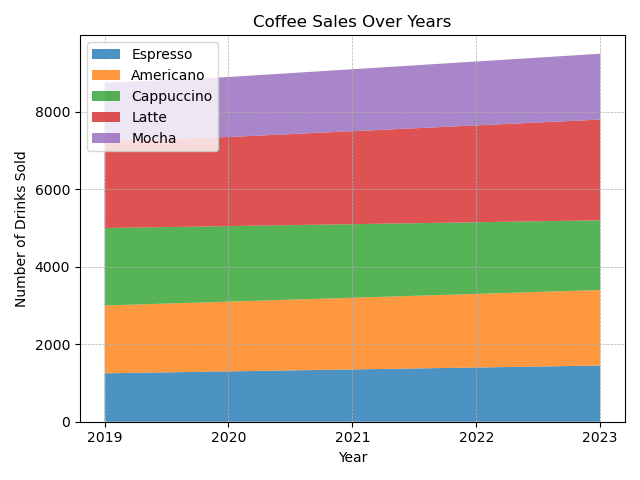

Recreate this plot in Python.

import matplotlib.pyplot as plt

# Your provided data
data = [
    {'Year': 2019, 'Espresso': 1250, 'Americano': 1750, 'Cappuccino': 2000, 'Latte': 2250, 'Mocha': 1500},
    {'Year': 2020, 'Espresso': 1300, 'Americano': 1800, 'Cappuccino': 1950, 'Latte': 2300, 'Mocha': 1550},
    {'Year': 2021, 'Espresso': 1350, 'Americano': 1850, 'Cappuccino': 1900, 'Latte': 2400, 'Mocha': 1600},
    {'Year': 2022, 'Espresso': 1400, 'Americano': 1900, 'Cappuccino': 1850, 'Latte': 2500, 'Mocha': 1650},
    {'Year': 2023, 'Espresso': 1450, 'Americano': 1950, 'Cappuccino': 1800, 'Latte': 2600, 'Mocha': 1700}
]

# Extract years and individual coffee sales
years = [d['Year'] for d in data]
espresso = [d['Espresso'] for d in data]
americano = [d['Americano'] for d in data]
cappuccino = [d['Cappuccino'] for d in data]
latte = [d['Latte'] for d in data]
mocha = [d['Mocha'] for d in data]

# Create the figure and axes
fig, ax = plt.subplots()

# Plot the stacked area chart
ax.stackplot(years, espresso, americano, cappuccino, latte, mocha, 
             labels=['Espresso', 'Americano', 'Cappuccino', 'Latte', 'Mocha'],
             colors=['#1f77b4', '#ff7f0e', '#2ca02c', '#d62728', '#9467bd'],
             alpha=0.8)

# Customize the plot with diversified visual encoding
plt.title('Coffee Sales Over Years')
plt.xlabel('Year')
plt.ylabel('Number of Drinks Sold')
plt.xticks(years)  # Set x-ticks to be the years
plt.legend(loc='upper left')
plt.grid(True, which='both', linestyle='--', linewidth=0.5)  # Adding grid
plt.tight_layout()  # Adjust the plot to ensure everything fits without overlapping

# Show the plot
plt.show()
